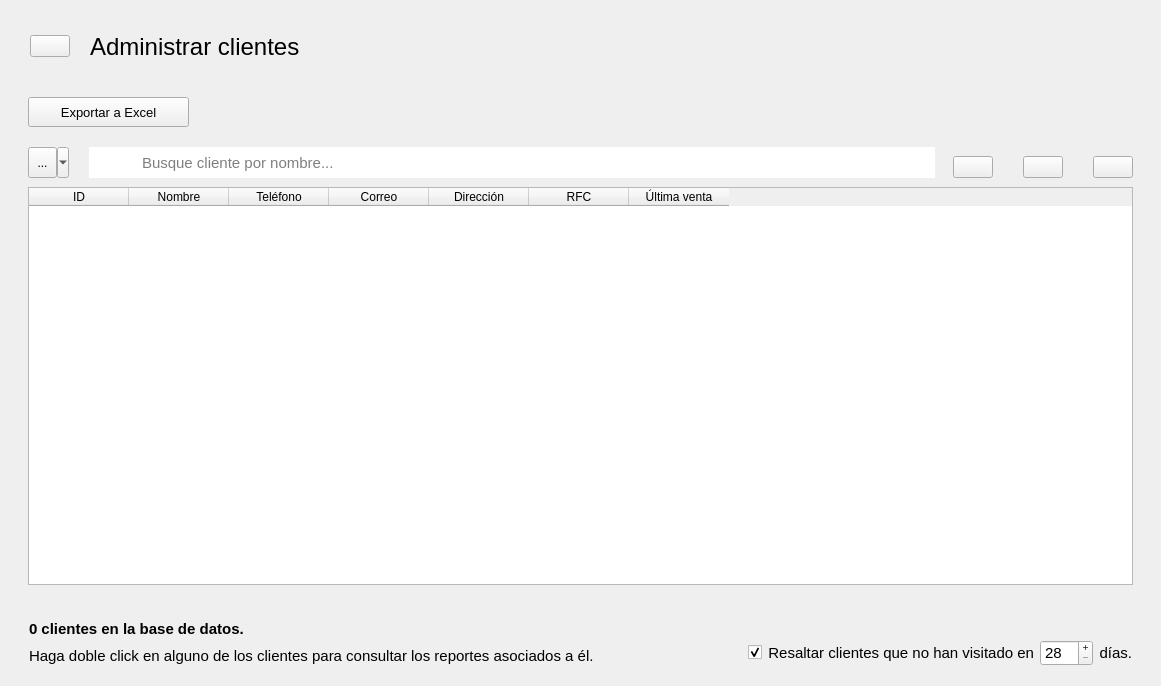
<?xml version="1.0" encoding="UTF-8"?>
<ui version="4.0">
 <class>AdministrarClientes</class>
 <widget class="QWidget" name="AdministrarClientes">
  <property name="geometry">
   <rect>
    <x>0</x>
    <y>0</y>
    <width>1161</width>
    <height>686</height>
   </rect>
  </property>
  <property name="windowTitle">
   <string>Form</string>
  </property>
  <layout class="QVBoxLayout" name="verticalLayout">
   <item alignment="Qt::AlignLeft">
    <widget class="QFrame" name="frame">
     <property name="frameShadow">
      <enum>QFrame::Raised</enum>
     </property>
     <layout class="QHBoxLayout" name="horizontalLayout">
      <property name="spacing">
       <number>20</number>
      </property>
      <property name="leftMargin">
       <number>19</number>
      </property>
      <property name="topMargin">
       <number>15</number>
      </property>
      <property name="rightMargin">
       <number>19</number>
      </property>
      <property name="bottomMargin">
       <number>15</number>
      </property>
      <item>
       <widget class="ClickableIcon" name="btRegresar">
        <property name="icon">
         <iconset resource="../resources.qrc">
          <normaloff>:/img/resources/images/leftarrow.png</normaloff>:/img/resources/images/leftarrow.png</iconset>
        </property>
        <property name="iconSize">
         <size>
          <width>40</width>
          <height>40</height>
         </size>
        </property>
       </widget>
      </item>
      <item>
       <widget class="QLabel" name="lbTitulo">
        <property name="minimumSize">
         <size>
          <width>211</width>
          <height>41</height>
         </size>
        </property>
        <property name="font">
         <font>
          <pointsize>18</pointsize>
         </font>
        </property>
        <property name="text">
         <string>Administrar clientes</string>
        </property>
       </widget>
      </item>
     </layout>
    </widget>
   </item>
   <item>
    <widget class="QFrame" name="frame_3">
     <property name="sizePolicy">
      <sizepolicy hsizetype="Expanding" vsizetype="Expanding">
       <horstretch>0</horstretch>
       <verstretch>0</verstretch>
      </sizepolicy>
     </property>
     <property name="frameShadow">
      <enum>QFrame::Raised</enum>
     </property>
     <layout class="QVBoxLayout" name="verticalLayout_3">
      <property name="spacing">
       <number>0</number>
      </property>
      <property name="leftMargin">
       <number>8</number>
      </property>
      <property name="topMargin">
       <number>0</number>
      </property>
      <property name="rightMargin">
       <number>8</number>
      </property>
      <item alignment="Qt::AlignTop">
       <widget class="QFrame" name="frame_2">
        <property name="frameShadow">
         <enum>QFrame::Raised</enum>
        </property>
        <layout class="QHBoxLayout" name="horizontalLayout_2">
         <property name="spacing">
          <number>0</number>
         </property>
         <property name="leftMargin">
          <number>0</number>
         </property>
         <property name="topMargin">
          <number>0</number>
         </property>
         <property name="rightMargin">
          <number>0</number>
         </property>
         <property name="bottomMargin">
          <number>0</number>
         </property>
         <item>
          <widget class="QFrame" name="frame_5">
           <property name="frameShadow">
            <enum>QFrame::Raised</enum>
           </property>
           <layout class="QGridLayout" name="gridLayout">
            <property name="horizontalSpacing">
             <number>0</number>
            </property>
            <property name="verticalSpacing">
             <number>20</number>
            </property>
            <item row="0" column="0" colspan="4" alignment="Qt::AlignLeft">
             <widget class="QPushButton" name="btExportar">
              <property name="minimumSize">
               <size>
                <width>161</width>
                <height>30</height>
               </size>
              </property>
              <property name="maximumSize">
               <size>
                <width>16777215</width>
                <height>30</height>
               </size>
              </property>
              <property name="font">
               <font>
                <pointsize>10</pointsize>
               </font>
              </property>
              <property name="text">
               <string>Exportar a Excel</string>
              </property>
              <property name="icon">
               <iconset resource="../resources.qrc">
                <normaloff>:/img/resources/images/export.png</normaloff>:/img/resources/images/export.png</iconset>
              </property>
             </widget>
            </item>
            <item row="1" column="0">
             <widget class="QToolButton" name="btFiltrar">
              <property name="minimumSize">
               <size>
                <width>41</width>
                <height>31</height>
               </size>
              </property>
              <property name="toolTip">
               <string>Filtrar búsqueda por...</string>
              </property>
              <property name="text">
               <string>...</string>
              </property>
              <property name="icon">
               <iconset resource="../resources.qrc">
                <normaloff>:/img/resources/images/filter.png</normaloff>:/img/resources/images/filter.png</iconset>
              </property>
              <property name="popupMode">
               <enum>QToolButton::MenuButtonPopup</enum>
              </property>
             </widget>
            </item>
            <item row="1" column="1">
             <spacer name="horizontalSpacer">
              <property name="orientation">
               <enum>Qt::Horizontal</enum>
              </property>
              <property name="sizeType">
               <enum>QSizePolicy::Fixed</enum>
              </property>
              <property name="sizeHint" stdset="0">
               <size>
                <width>20</width>
                <height>0</height>
               </size>
              </property>
             </spacer>
            </item>
            <item row="1" column="2">
             <widget class="QLabel" name="label_2">
              <property name="minimumSize">
               <size>
                <width>51</width>
                <height>31</height>
               </size>
              </property>
              <property name="maximumSize">
               <size>
                <width>51</width>
                <height>31</height>
               </size>
              </property>
              <property name="styleSheet">
               <string notr="true">image: url(:/img/resources/images/magnifier.png);
background-color: rgb(255, 255, 255);</string>
              </property>
              <property name="text">
               <string/>
              </property>
             </widget>
            </item>
            <item row="1" column="3">
             <widget class="QLineEdit" name="searchBar">
              <property name="minimumSize">
               <size>
                <width>481</width>
                <height>31</height>
               </size>
              </property>
              <property name="font">
               <font>
                <pointsize>11</pointsize>
               </font>
              </property>
              <property name="frame">
               <bool>false</bool>
              </property>
              <property name="placeholderText">
               <string>Busque cliente por nombre...</string>
              </property>
             </widget>
            </item>
           </layout>
          </widget>
         </item>
         <item alignment="Qt::AlignBottom">
          <widget class="QFrame" name="frame_6">
           <property name="frameShadow">
            <enum>QFrame::Raised</enum>
           </property>
           <layout class="QHBoxLayout" name="horizontalLayout_3">
            <property name="spacing">
             <number>30</number>
            </property>
            <item>
             <widget class="ClickableIcon" name="btAgregar">
              <property name="icon">
               <iconset resource="../resources.qrc">
                <normaloff>:/img/resources/images/plus.png</normaloff>:/img/resources/images/plus.png</iconset>
              </property>
              <property name="iconSize">
               <size>
                <width>40</width>
                <height>40</height>
               </size>
              </property>
             </widget>
            </item>
            <item>
             <widget class="ClickableIcon" name="btEditar">
              <property name="icon">
               <iconset resource="../resources.qrc">
                <normaloff>:/img/resources/images/edit.png</normaloff>:/img/resources/images/edit.png</iconset>
              </property>
              <property name="iconSize">
               <size>
                <width>40</width>
                <height>40</height>
               </size>
              </property>
             </widget>
            </item>
            <item>
             <widget class="ClickableIcon" name="btEliminar">
              <property name="icon">
               <iconset resource="../resources.qrc">
                <normaloff>:/img/resources/images/trash.png</normaloff>:/img/resources/images/trash.png</iconset>
              </property>
              <property name="iconSize">
               <size>
                <width>40</width>
                <height>40</height>
               </size>
              </property>
             </widget>
            </item>
           </layout>
          </widget>
         </item>
        </layout>
       </widget>
      </item>
      <item>
       <widget class="QFrame" name="frame_7">
        <property name="frameShadow">
         <enum>QFrame::Raised</enum>
        </property>
        <layout class="QHBoxLayout" name="horizontalLayout_4">
         <property name="spacing">
          <number>0</number>
         </property>
         <property name="topMargin">
          <number>0</number>
         </property>
         <item>
          <widget class="TablaDatos" name="tabla_clientes">
           <column>
            <property name="text">
             <string>ID</string>
            </property>
           </column>
           <column>
            <property name="text">
             <string>Nombre</string>
            </property>
           </column>
           <column>
            <property name="text">
             <string>Teléfono</string>
            </property>
           </column>
           <column>
            <property name="text">
             <string>Correo</string>
            </property>
           </column>
           <column>
            <property name="text">
             <string>Dirección</string>
            </property>
           </column>
           <column>
            <property name="text">
             <string>RFC</string>
            </property>
           </column>
           <column>
            <property name="text">
             <string>Última venta</string>
            </property>
           </column>
          </widget>
         </item>
        </layout>
       </widget>
      </item>
     </layout>
    </widget>
   </item>
   <item>
    <widget class="QFrame" name="frame_4">
     <property name="frameShadow">
      <enum>QFrame::Raised</enum>
     </property>
     <layout class="QHBoxLayout" name="horizontalLayout_6">
      <property name="topMargin">
       <number>0</number>
      </property>
      <property name="bottomMargin">
       <number>0</number>
      </property>
      <item>
       <widget class="QFrame" name="frame_8">
        <property name="styleSheet">
         <string notr="true">QFrame { border: none; }</string>
        </property>
        <property name="frameShape">
         <enum>QFrame::StyledPanel</enum>
        </property>
        <property name="frameShadow">
         <enum>QFrame::Raised</enum>
        </property>
        <layout class="QVBoxLayout" name="verticalLayout_2">
         <item>
          <widget class="QLabel" name="lbContador">
           <property name="minimumSize">
            <size>
             <width>271</width>
             <height>21</height>
            </size>
           </property>
           <property name="font">
            <font>
             <pointsize>11</pointsize>
             <bold>true</bold>
            </font>
           </property>
           <property name="text">
            <string>0 clientes en la base de datos.</string>
           </property>
          </widget>
         </item>
         <item>
          <widget class="QLabel" name="label_3">
           <property name="minimumSize">
            <size>
             <width>561</width>
             <height>21</height>
            </size>
           </property>
           <property name="font">
            <font>
             <pointsize>11</pointsize>
             <bold>false</bold>
            </font>
           </property>
           <property name="text">
            <string>Haga doble click en alguno de los clientes para consultar los reportes asociados a él.</string>
           </property>
          </widget>
         </item>
        </layout>
       </widget>
      </item>
      <item alignment="Qt::AlignRight|Qt::AlignBottom">
       <widget class="QFrame" name="frame_9">
        <property name="styleSheet">
         <string notr="true">QFrame { border: none; }</string>
        </property>
        <property name="frameShape">
         <enum>QFrame::StyledPanel</enum>
        </property>
        <property name="frameShadow">
         <enum>QFrame::Raised</enum>
        </property>
        <layout class="QHBoxLayout" name="horizontalLayout_7">
         <item>
          <widget class="QCheckBox" name="resaltarCheck">
           <property name="text">
            <string/>
           </property>
           <property name="checked">
            <bool>true</bool>
           </property>
          </widget>
         </item>
         <item>
          <widget class="QLabel" name="label_4">
           <property name="font">
            <font>
             <pointsize>11</pointsize>
             <bold>false</bold>
            </font>
           </property>
           <property name="text">
            <string>Resaltar clientes que no han visitado en</string>
           </property>
           <property name="alignment">
            <set>Qt::AlignRight|Qt::AlignTrailing|Qt::AlignVCenter</set>
           </property>
          </widget>
         </item>
         <item>
          <widget class="QSpinBox" name="resaltarDias">
           <property name="font">
            <font>
             <pointsize>11</pointsize>
            </font>
           </property>
           <property name="buttonSymbols">
            <enum>QAbstractSpinBox::PlusMinus</enum>
           </property>
           <property name="minimum">
            <number>28</number>
           </property>
           <property name="maximum">
            <number>365</number>
           </property>
          </widget>
         </item>
         <item>
          <widget class="QLabel" name="label_5">
           <property name="font">
            <font>
             <pointsize>11</pointsize>
             <bold>false</bold>
            </font>
           </property>
           <property name="text">
            <string>días.</string>
           </property>
           <property name="alignment">
            <set>Qt::AlignRight|Qt::AlignTrailing|Qt::AlignVCenter</set>
           </property>
          </widget>
         </item>
        </layout>
       </widget>
      </item>
     </layout>
    </widget>
   </item>
  </layout>
 </widget>
 <customwidgets>
  <customwidget>
   <class>TablaDatos</class>
   <extends>QTableWidget</extends>
   <header>utils.mywidgets.h</header>
  </customwidget>
  <customwidget>
   <class>ClickableIcon</class>
   <extends>QPushButton</extends>
   <header>utils.mywidgets.h</header>
  </customwidget>
 </customwidgets>
 <resources>
  <include location="../resources.qrc"/>
 </resources>
 <connections/>
</ui>
